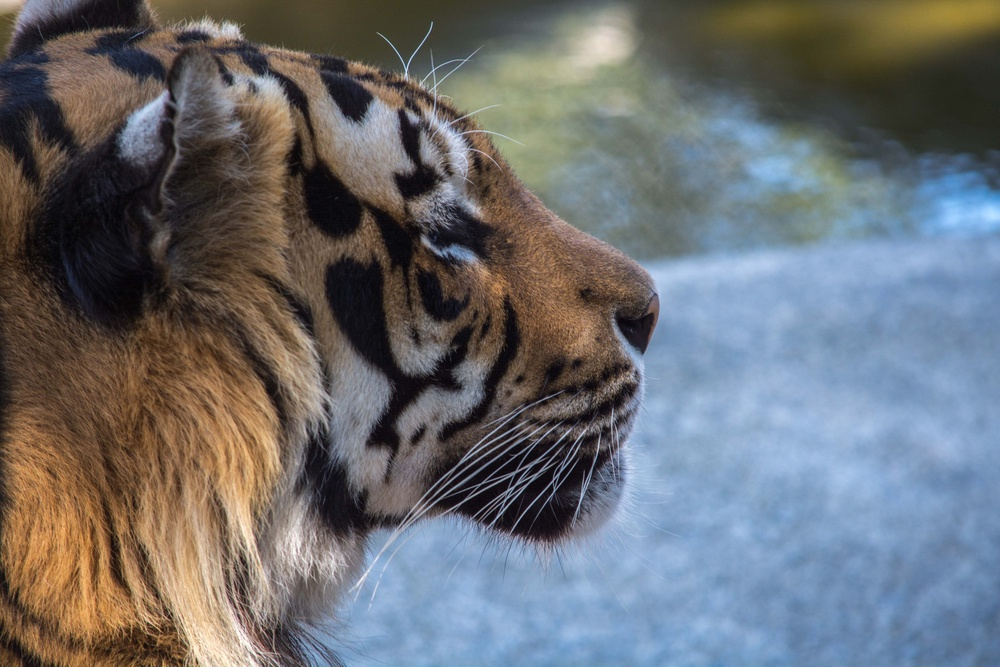
#> input picture Image Test/Tiger.jpg, 1000 x 667 px, shrunk from 6000 x 4000 before the run, found by its file name; the run also reads 1 picture not shown here
$ python main2.py
#> lines starting #> are read from the running program, lines starting #| are printed output that depends on the picture
from cv2 import cv2
import numpy as np

img1 = cv2.imread(r'Image Test/tiger.jpg',0)
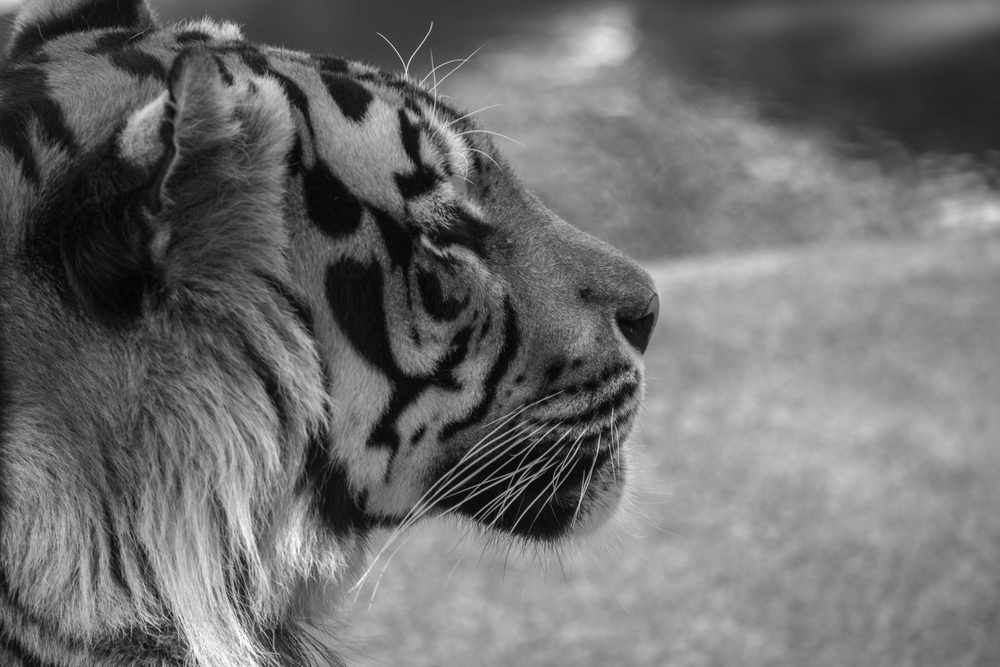
#> img1: shape (667, 1000); min 1, max 255, mean 109.8
img2 = cv2.imread(r'Image Train/tiger.jpg',0)

orb = cv2.ORB_create(nfeatures = 1000)
kp1, des1 = orb.detectAndCompute(img1, None)
#> kp1 = 1000 keypoints; strongest (x, y, size): (511, 486, 31), (148, 624, 31), (638, 344, 111.1), (401, 118, 111.1)
kp2, des2 = orb.detectAndCompute(img2, None)
#> kp2 has the same summary as kp1
bf = cv2.BFMatcher()
matches = bf.knnMatch(des1, des2, k=2)
#> matches = 1000 matches
good = []
for m, n in matches:
    if m.distance < 0.75*n.distance:
        good.append([m])
#> after the loop, good = 1000 matches
print(len(good))
#| 1000
img3 = cv2.drawMatchesKnn(img1, kp1, img2, kp2, good, None, flags=2)
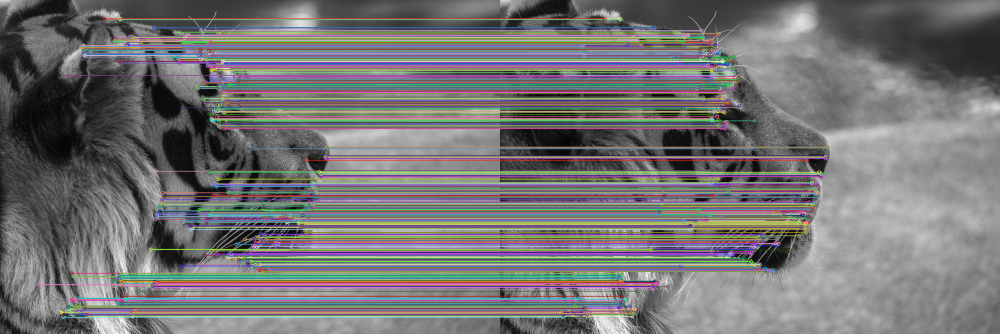
#> img3: shape (667, 2000, 3) (shown at 1/2 size); mean of channels 0, 1, 2 115.6, 115.7, 116.7; drawn as B, G, R
cv2.imshow('img1', img1)
cv2.imshow('img2', img2)
cv2.imshow('img3', img3)
cv2.waitKey(0)
